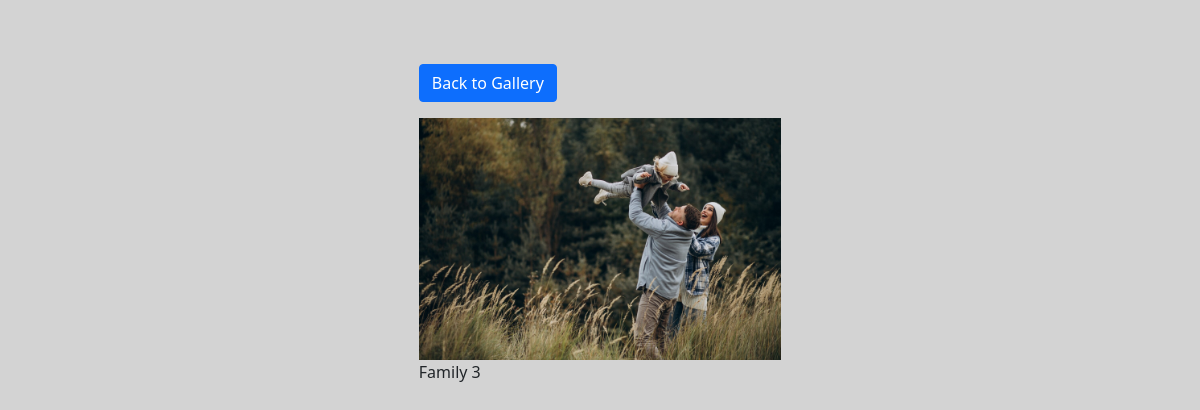
The page /photo/24/ on the database its author committed.
### Photo_Album_Application/models.py (models this page shows, shortened)
class Photo(models.Model):
    class Meta:
        verbose_name = 'Photo'
        verbose_name_plural = 'Photos'
    category = models.ForeignKey(
        Category, on_delete=models.SET_NULL, null=True, blank=True)
    image = models.ImageField(null=False, blank=False)
    description = models.TextField()

### Photo_Album_Application/views.py (the view)
# urls.py: path('photo/<str:pk>/', views.viewPhoto, name='photo'),
def viewPhoto(request, pk):
    photo = Photo.objects.get(id=pk)
    return render(request, 'photo.html', {'photo': photo})

### Photo_Album_Application/templates/photo.html (shortened to what this page needs)
<!DOCTYPE html>
<html>
<head>
    <link href="https://cdn.jsdelivr.net/npm/bootstrap@5.0.0-beta1/dist/css/bootstrap.min.css" rel="stylesheet"
>
</head>
<body class="m-5">
    <div class="container">
        <div class="row justify-content-center">
            <div class="col">
                <a href="{% url 'gallery' %}" class="btn btn-primary my-3">Back to Gallery</a>
                <div style="height: 80vh">
                    <img style="max-width: 100%; max-height: 100%;" src="{{photo.image.url}}">
                    <p>{{photo.description}}</p>
                </div>
            </div>
        </div>
    </div>
</body>
</html>

### Photo_Album_Application/templates/photo.html (style rules this page uses)
body { background-color: lightgrey; }
.container { width: 35%; height: 35%; overflow: hidden; }

### rows shown on the page
Photo: image (picture), description "Family 3"
